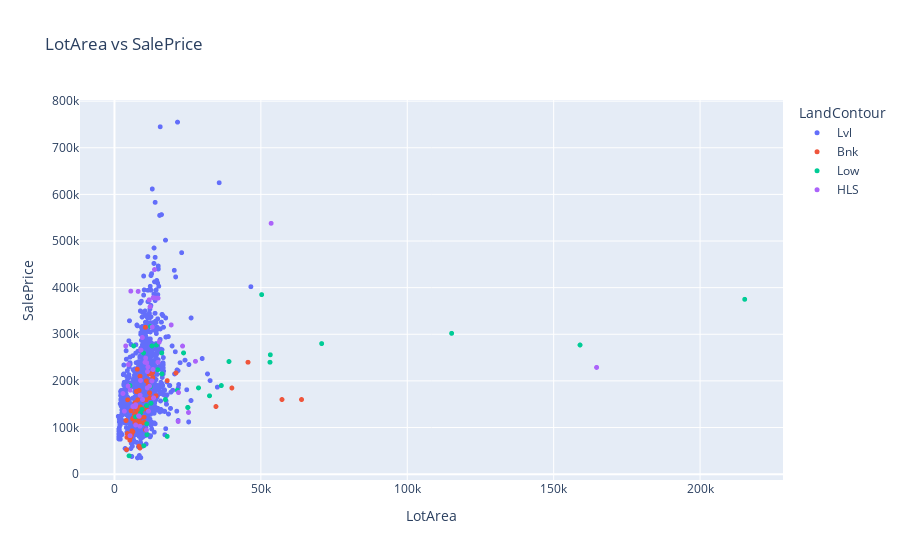

Notebook code for this chart:
### Code cell
fig = px.scatter(prices_df,
                   x = 'LotArea', 
                   y = 'SalePrice',
                   color = 'LandContour',
                   title = 'LotArea vs SalePrice')
fig.update_traces(marker_size = 5)
fig.show()

### Figure 1 — Plotly figure (JSON) as saved in the notebook; plotly's stock layout.template omitted (floating-point values rounded to 4 significant figures; data arrays with more than 128 entries replaced by an {"elided": "..."} marker saying what was removed)
{"data": [{"hovertemplate": "LandContour=Lvl<br>LotArea=%{x}<br>SalePrice=%{y}<extra></extra>", "legendgroup": "Lvl", "marker": {"color": "#636efa", "size": 5, "symbol": "circle"}, "mode": "markers", "name": "Lvl", "showlegend": true, "type": "scattergl", "x": {"elided": "1311 int values"}, "xaxis": "x", "y": {"elided": "1311 int values"}, "yaxis": "y"}, {"hovertemplate": "LandContour=Bnk<br>LotArea=%{x}<br>SalePrice=%{y}<extra></extra>", "legendgroup": "Bnk", "marker": {"color": "#EF553B", "size": 5, "symbol": "circle"}, "mode": "markers", "name": "Bnk", "showlegend": true, "type": "scattergl", "x": [7449, 8472, 7134, 7200, 10300, 7018, 21000, 4388, 7018, 10570, 5232, 8400, 9786, 5687, 11888, 8400, 34650, 5586, 8600, 7015, 5925, 9187, 40094, 8737, 6858, 12984, 9000, 7800, 10896, 14175, 4500, 10800, 8712, 6000, 45600, 6204, 7018, 5900, 9450, 6305, 7950, 8400, 8400, 8263, 12000, 18030, 3950, 10615, 8850, 12134, 8525, 10120, 63887, 7500, 10215, 4270, 4118, 7558, 6292, 57200, 13053, 10930, 11526], "xaxis": "x", "y": [139400, 110000, 130000, 124900, 140000, 118964, 217000, 87000, 153337, 315000, 73000, 179500, 159000, 135900, 214500, 140000, 145000, 79900, 119500, 110000, 89471, 134000, 184750, 210000, 128000, 217500, 141000, 225000, 200000, 168000, 159434, 159500, 55993, 93000, 240000, 118500, 118858, 85500, 110000, 119750, 159500, 136500, 60000, 118400, 174500, 200500, 115000, 95000, 144000, 164000, 130000, 122000, 160000, 177500, 111000, 79000, 52500, 177000, 91000, 160000, 207000, 140000, 191000], "yaxis": "y"}, {"hovertemplate": "LandContour=Low<br>LotArea=%{x}<br>SalePrice=%{y}<extra></extra>", "legendgroup": "Low", "marker": {"color": "#00cc96", "size": 5, "symbol": "circle"}, "mode": "markers", "name": "Low", "showlegend": true, "type": "scattergl", "x": [50271, 21453, 14364, 159000, 39104, 215245, 9900, 5271, 10020, 53107, 7200, 12800, 70761, 53227, 5000, 11040, 12327, 25095, 12464, 115149, 6563, 12205, 28698, 10970, 8885, 25000, 11100, 18000, 14778, 32463, 23595, 9400, 36500, 16196, 16158, 17400], "xaxis": "x", "y": [385000, 180000, 277000, 277000, 241500, 375000, 260000, 190000, 61000, 240000, 123000, 275000, 280000, 256000, 39300, 108000, 316600, 143000, 152000, 302000, 275000, 187500, 185000, 147000, 131000, 143000, 84900, 81000, 224000, 168000, 260000, 139000, 190000, 215000, 260000, 160000], "yaxis": "y"}, {"hovertemplate": "LandContour=HLS<br>LotArea=%{x}<br>SalePrice=%{y}<extra></extra>", "legendgroup": "HLS", "marker": {"color": "#ab63fa", "size": 5, "symbol": "circle"}, "mode": "markers", "name": "HLS", "showlegend": true, "type": "scattergl", "x": [13682, 13360, 10921, 19378, 4750, 11207, 164660, 14157, 21750, 3378, 11988, 8430, 11846, 8235, 21872, 13159, 12168, 7227, 11606, 7200, 2887, 8089, 8712, 4671, 10463, 5395, 53504, 12798, 10656, 25286, 14859, 6270, 8925, 27650, 7136, 9600, 9520, 12898, 11275, 23257, 8773, 5587, 9037, 11435, 13214, 5330, 15306, 10991, 14892, 3842], "xaxis": "x", "y": [438780, 163500, 94750, 320000, 235000, 185000, 228950, 377426, 113000, 135000, 188700, 124000, 374000, 125000, 175000, 224500, 359100, 105500, 135000, 149000, 173000, 392000, 102776, 189000, 239900, 180000, 538000, 200000, 248900, 132250, 240000, 145000, 201000, 242000, 145000, 160000, 293077, 315500, 220000, 274725, 169000, 392500, 265900, 230000, 378500, 82500, 283463, 239000, 377500, 275000], "yaxis": "y"}], "layout": {"legend": {"title": {"text": "LandContour"}, "tracegroupgap": 0}, "title": {"text": "LotArea vs SalePrice"}, "xaxis": {"anchor": "y", "domain": [0, 1], "title": {"text": "LotArea"}}, "yaxis": {"anchor": "x", "domain": [0, 1], "title": {"text": "SalePrice"}}}}
